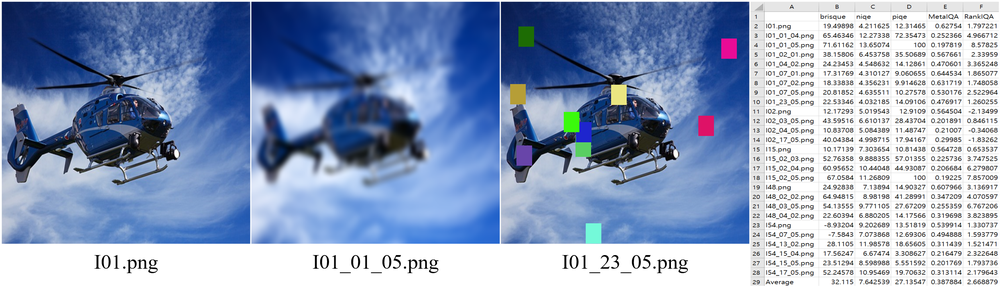
#> input picture Teaser.png, 1000 x 288 px, shrunk from 2492 x 717 before the run
$ python -i piqe.py   (imports and definitions only)
#> lines starting #> are read from the running program, lines starting #| are printed output that depends on the picture; after the words box and inside, x2 and y2 are one past the last pixel; in counts of white or black regions, pixels touching at a corner belong together
#> further down, picture is the input picture: shape (288, 1000, 3); mean B, G, R 190.5, 158.9, 141.1
import numpy as np
import cv2
from scipy.special import gamma


def calculate_mscn(dis_image):
    dis_image = dis_image.astype(np.float32)  # 类型转换十分重要
    ux = cv2.GaussianBlur(dis_image, (7, 7), 7/6)
    ux_sq = ux*ux
    sigma = np.sqrt(np.abs(cv2.GaussianBlur(dis_image**2, (7, 7), 7/6)-ux_sq))

    mscn = (dis_image-ux)/(1+sigma)

    return mscn

# Function to segment block edges


def segmentEdge(blockEdge, nSegments, blockSize, windowSize):
    # Segment is defined as a collection of 6 contiguous pixels in a block edge
    segments = np.zeros((nSegments, windowSize))
    for i in range(nSegments):
        segments[i, :] = blockEdge[i:windowSize]
        if(windowSize <= (blockSize+1)):
            windowSize = windowSize+1

    return segments


def noticeDistCriterion(Block, nSegments, blockSize, windowSize, blockImpairedThreshold, N):
    # Top edge of block
    topEdge = Block[0, :]
    segTopEdge = segmentEdge(topEdge, nSegments, blockSize, windowSize)

    # Right side edge of block
    rightSideEdge = Block[:, N-1]
    rightSideEdge = np.transpose(rightSideEdge)
    segRightSideEdge = segmentEdge(
        rightSideEdge, nSegments, blockSize, windowSize)

    # Down side edge of block
    downSideEdge = Block[N-1, :]
    segDownSideEdge = segmentEdge(
        downSideEdge, nSegments, blockSize, windowSize)

    # Left side edge of block
    leftSideEdge = Block[:, 0]
    leftSideEdge = np.transpose(leftSideEdge)
    segLeftSideEdge = segmentEdge(
        leftSideEdge, nSegments, blockSize, windowSize)

    # Compute standard deviation of segments in left, right, top and down side edges of a block
    segTopEdge_stdDev = np.std(segTopEdge, axis=1)
    segRightSideEdge_stdDev = np.std(segRightSideEdge, axis=1)
    segDownSideEdge_stdDev = np.std(segDownSideEdge, axis=1)
    segLeftSideEdge_stdDev = np.std(segLeftSideEdge, axis=1)

    # Check for segment in block exhibits impairedness, if the standard deviation of the segment is less than blockImpairedThreshold.
    blockImpaired = 0
    for segIndex in range(segTopEdge.shape[0]):
        if((segTopEdge_stdDev[segIndex] < blockImpairedThreshold) or
                (segRightSideEdge_stdDev[segIndex] < blockImpairedThreshold) or
                (segDownSideEdge_stdDev[segIndex] < blockImpairedThreshold) or
                (segLeftSideEdge_stdDev[segIndex] < blockImpairedThreshold)):
            blockImpaired = 1
            break

    return blockImpaired


def noiseCriterion(Block, blockSize, blockVar):
    # Compute block standard deviation[h,w,c]=size(I)
    blockSigma = np.sqrt(blockVar)
    # Compute ratio of center and surround standard deviation
    cenSurDev = centerSurDev(Block, blockSize)
    # Relation between center-surround deviation and the block standard deviation
    blockBeta = (abs(blockSigma-cenSurDev))/(max(blockSigma, cenSurDev))

    return blockSigma, blockBeta

# Function to compute center surround Deviation of a block


def centerSurDev(Block, blockSize):
    # block center
    center1 = int((blockSize+1)/2)-1
    center2 = center1+1
    center = np.vstack((Block[:, center1], Block[:, center2]))
    # block surround
    Block = np.delete(Block, center1, axis=1)
    Block = np.delete(Block, center1, axis=1)

    # Compute standard deviation of block center and block surround
    center_std = np.std(center)
    surround_std = np.std(Block)

    # Ratio of center and surround standard deviation
    cenSurDev = (center_std/surround_std)

    # Check for nan's
    # if(isnan(cenSurDev)):
    #     cenSurDev = 0

    return cenSurDev


def piqe(im):
    blockSize = 16  # Considered 16x16 block size for overall analysis
    activityThreshold = 0.1  # Threshold used to identify high spatially prominent blocks
    blockImpairedThreshold = 0.1  # Threshold identify blocks having noticeable artifacts
    windowSize = 6  # Considered segment size in a block edge.
    nSegments = blockSize-windowSize+1  # Number of segments for each block edge
    distBlockScores = 0  # Accumulation of distorted block scores
    NHSA = 0  # Number of high spatial active blocks.

    # pad if size is not divisible by blockSize
    if len(im.shape) == 3:
        im = cv2.cvtColor(im, cv2.COLOR_BGR2GRAY)
    originalSize = im.shape
#> originalSize = (288, 1000)
    rows, columns = originalSize
#> rows = 288; columns = 1000
    rowsPad = rows % blockSize
#> rowsPad = 0
    columnsPad = columns % blockSize
#> columnsPad = 8
    isPadded = False
    if(rowsPad > 0 or columnsPad > 0):
        if rowsPad > 0:
            rowsPad = blockSize-rowsPad
        if columnsPad > 0:
            columnsPad = blockSize-columnsPad
        isPadded = True
        padSize = [rowsPad, columnsPad]
#> padSize = [0, 8]
    im = np.pad(im, ((0, rowsPad), (0, columnsPad)), 'edge')
#> im: shape (288, 1008)

    # Normalize image to zero mean and ~unit std
    # used circularly-symmetric Gaussian weighting function sampled out
    # to 3 standard deviations.
    imnorm = calculate_mscn(im)
#> in calculate_mscn, `ux = cv2.GaussianBlur(dis_image, (7, 7), 7/6)`:
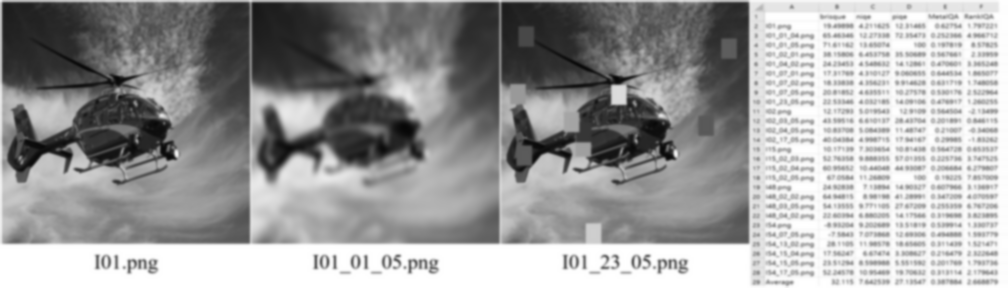
#> ux: shape (288, 1008) float32; min 7.35, max 255, mean 157.9
#> in calculate_mscn, `ux_sq = ux*ux`:
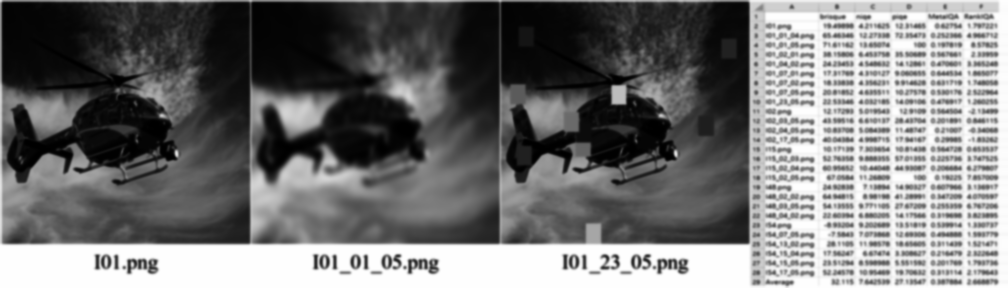
#> ux_sq: shape (288, 1008) float32; min 53.96, max 65025, mean 30032.5; drawn with min black and max white
#> in calculate_mscn, `mscn = (dis_image-ux)/(1+sigma)`:
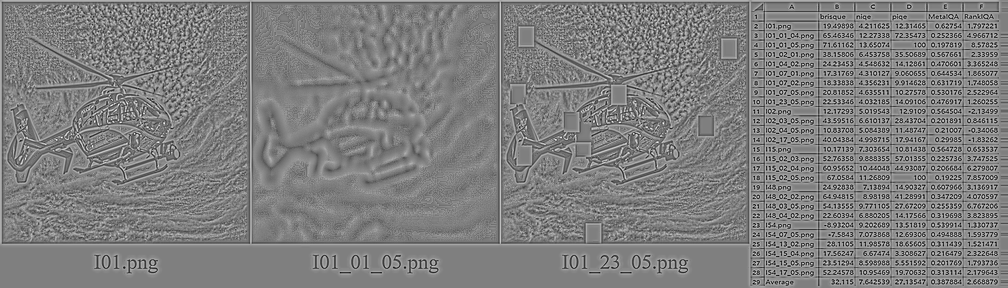
#> mscn: shape (288, 1008) float32; min -2.18, max 2.19, mean 0.015; drawn with min black and max white

    # Preallocation for masks
    NoticeableArtifactsMask = np.zeros(imnorm.shape)
    NoiseMask = np.zeros(imnorm.shape)
    ActivityMask = np.zeros(imnorm.shape)

    # Start of block by block processing
    total_var = []
    total_bscore = []
    total_ndc = []
    total_nc = []

    BlockScores = []
    for i in np.arange(0, imnorm.shape[0]-1, blockSize):
        for j in np.arange(0, imnorm.shape[1]-1, blockSize):
             # Weights Initialization
            WNDC = 0
            WNC = 0

            # Compute block variance
            Block = imnorm[i:i+blockSize, j:j+blockSize]
            blockVar = np.var(Block)

            if(blockVar > activityThreshold):
                ActivityMask[i:i+blockSize, j:j+blockSize] = 1
                NHSA = NHSA+1

                # Analyze Block for noticeable artifacts
                blockImpaired = noticeDistCriterion(
                    Block, nSegments, blockSize-1, windowSize, blockImpairedThreshold, blockSize)

                if(blockImpaired):
                    WNDC = 1
                    NoticeableArtifactsMask[i:i +
                                            blockSize, j:j+blockSize] = blockVar

                # Analyze Block for guassian noise distortions
                [blockSigma, blockBeta] = noiseCriterion(
                    Block, blockSize-1, blockVar)

                if((blockSigma > 2*blockBeta)):
                    WNC = 1
                    NoiseMask[i:i+blockSize, j:j+blockSize] = blockVar

                # Pooling/ distortion assigment
                # distBlockScores = distBlockScores + \
                #     WNDC*pow(1-blockVar, 2) + WNC*pow(blockVar, 2)

                if WNDC*pow(1-blockVar, 2) + WNC*pow(blockVar, 2) > 0:
                    BlockScores.append(
                        WNDC*pow(1-blockVar, 2) + WNC*pow(blockVar, 2))

                total_var = [total_var, blockVar]
                total_bscore = [total_bscore, WNDC *
                                (1-blockVar) + WNC*(blockVar)]
                total_ndc = [total_ndc, WNDC]
                total_nc = [total_nc, WNC]
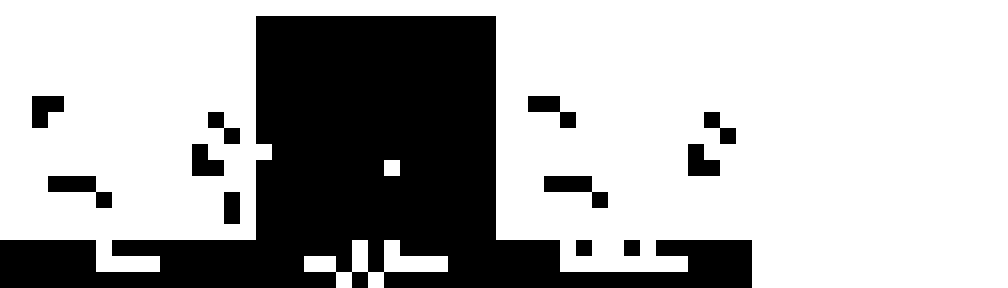
#> ActivityMask: shape (288, 1008) float64; values 0 (black) and 1 (white), 69.4% white; 12 black regions, largest, box (x1, y1, x2, y2) and area: (0, 16, 752, 288) 81664, (48, 176, 112, 208) 1024, (544, 176, 608, 208) 1024
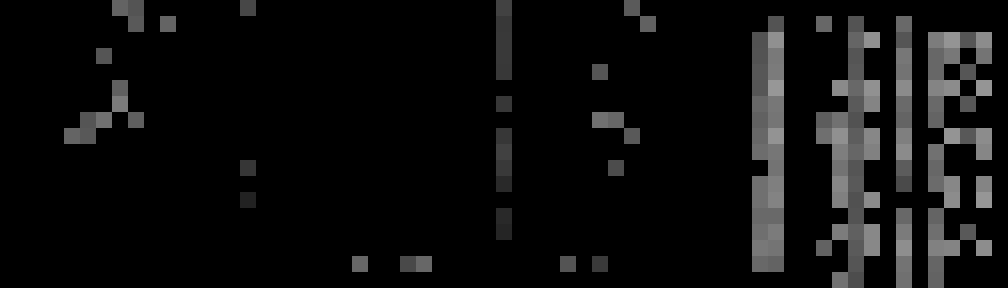
#> NoiseMask: shape (288, 1008) float64; min 0, max 0.592, mean 0.0569
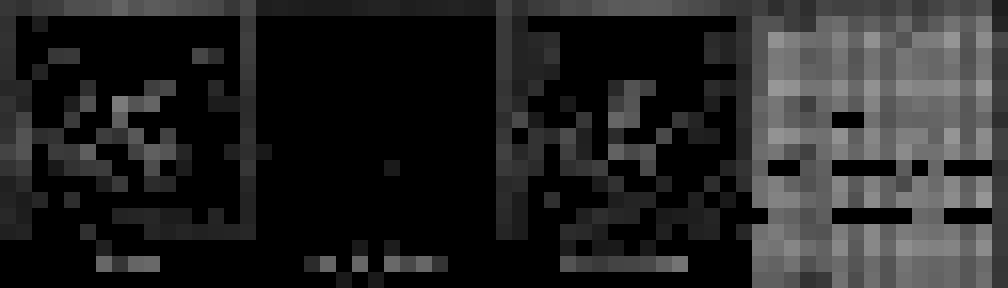
#> NoticeableArtifactsMask: shape (288, 1008) float64; min 0, max 0.592, mean 0.145

    BlockScores = sorted(BlockScores)
    lowSum = sum(BlockScores[:int(0.1*len(BlockScores))])
    Sum = sum(BlockScores)
    Scores = [(s*10*lowSum)/Sum for s in BlockScores]
    C = 1
    Score = ((sum(Scores) + C)/(C + NHSA))*100

    # if input image is padded then remove those portions from ActivityMask,
    # NoticeableArtifactsMask and NoiseMask and ensure that size of these masks
    # are always M-by-N.
    if(isPadded):
        NoticeableArtifactsMask = NoticeableArtifactsMask[0:originalSize[0],
                                                          0:originalSize[1]]
#> NoticeableArtifactsMask: shape (288, 1000) float64
        NoiseMask = NoiseMask[0:originalSize[0], 0:originalSize[1]]
#> NoiseMask: shape (288, 1000) float64
        ActivityMask = ActivityMask[0:originalSize[0], 1:originalSize[1]]
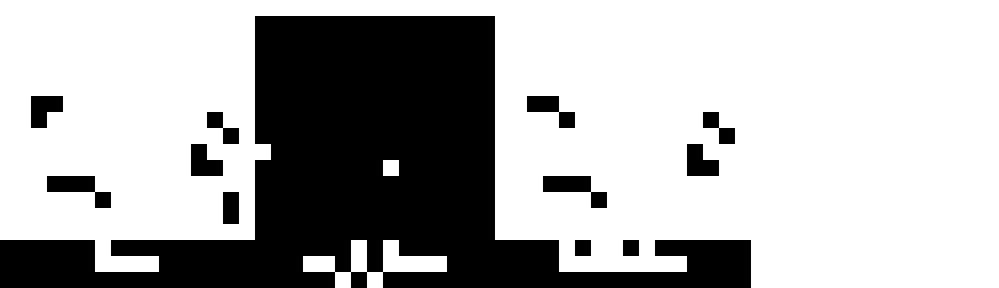
#> ActivityMask: shape (288, 999) float64; values 0 (black) and 1 (white), 69.1% white; 12 black regions, largest, box (x1, y1, x2, y2) and area: (0, 16, 751, 288) 81616, (47, 176, 111, 208) 1024, (543, 176, 607, 208) 1024

    return Score

>>> import cv2
>>> picture = cv2.imread('../Teaser.png')
>>> result = piqe(picture)
